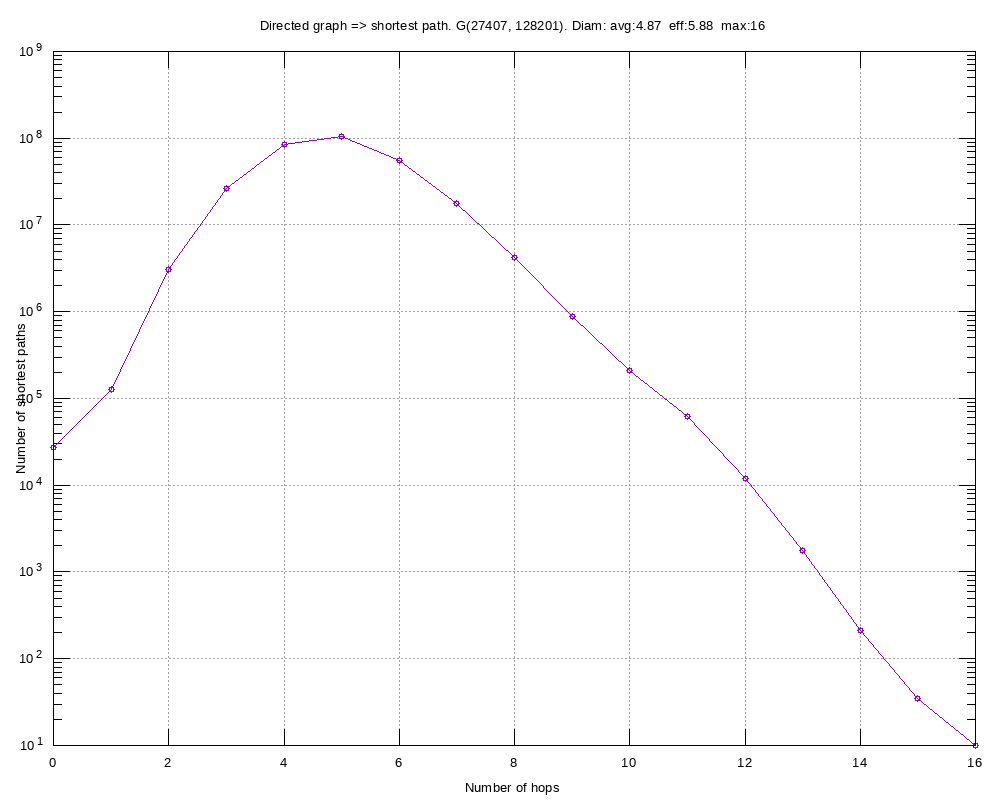

The gnuplot source for this figure:
#
# Directed graph => shortest path. G(27407, 128201). Diam: avg:4.87  eff:5.88  max:16 (Fri Aug 23 17:05:48 2019)
#

set title "Directed graph => shortest path. G(27407, 128201). Diam: avg:4.87  eff:5.88  max:16"
set key bottom right
set logscale y 10
set format y "10^{%L}"
set mytics 10
set grid
set xlabel "Number of hops"
set ylabel "Number of shortest paths"
set tics scale 2
set terminal png font arial 10 size 1000,800
set output 'diam.soc-Epinions1-subgraph-shortest-path-distribution.png'
plot 	"diam.soc-Epinions1-subgraph-shortest-path-distribution.tab" using 1:2 title "" with linespoints pt 6
